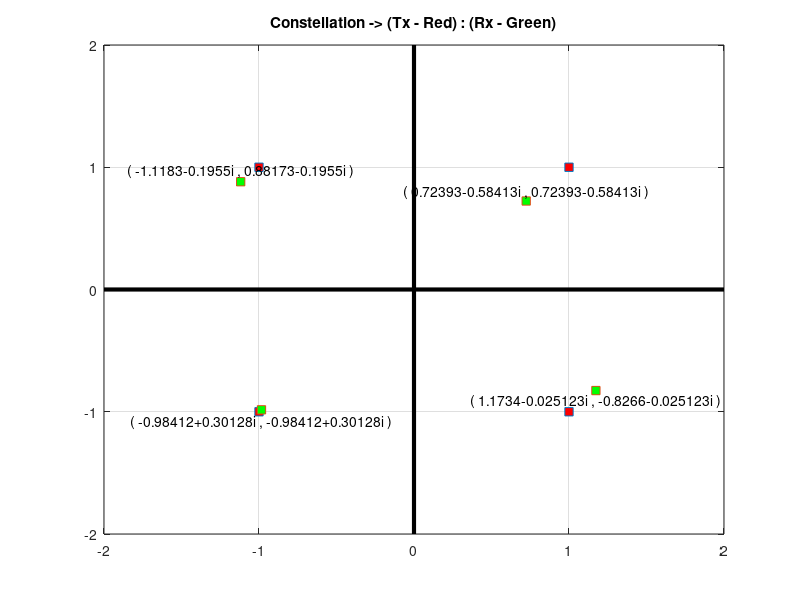
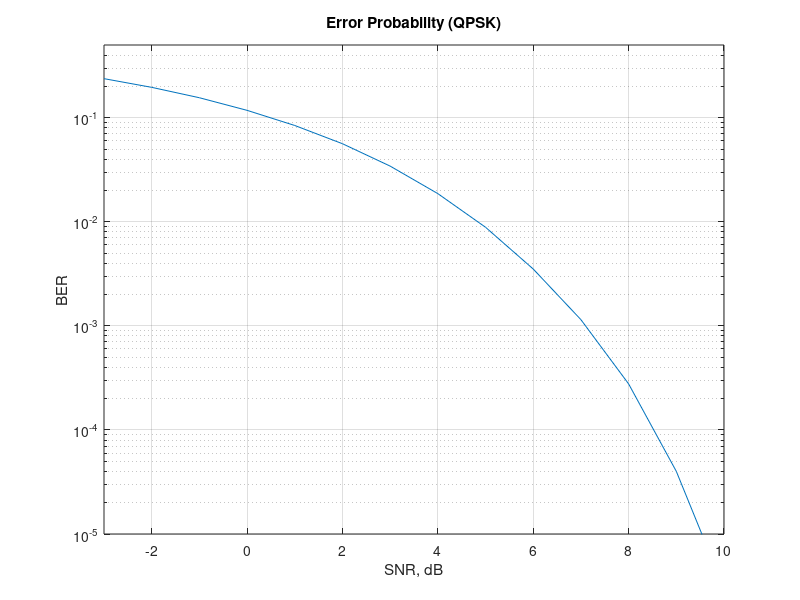

Write the MATLAB code that produced these figures, in order.
clc;
clear;

N = 10^6;              % Number of symbols to transmit.
SNR_dB = -3:10;        % SNR in dB.

%% Generate random symbols and modulate using QPSK.

DataBit1_Tx = rand(1,N) > 0.5;     % Generate N random 0's and 1's.
DataBit2_Tx = rand(1,N) > 0.5;     % Generate N random 0's and 1's.
QPSKSym1_Tx = 2*DataBit1_Tx - 1;   % Modulate using BPSK ( -1 for 0 and 1 for 1 ). 
QPSKSym2_Tx = 2*DataBit2_Tx - 1;   % Modulate using BPSK ( -1 for 0 and 1 for 1 ). 

%% Draw Constellation for Tx.

dataIndicesX = zeros(1,4);
dataIndicesY = zeros(1,4);

n = find(DataBit1_Tx == 0 & DataBit2_Tx == 0);
dataIndicesX(1) = n(1);
dataIndicesY(1) = n(1);

n = find(DataBit1_Tx == 0 & DataBit2_Tx == 1);
dataIndicesX(2) = n(1);
dataIndicesY(2) = n(1);

n = find(DataBit1_Tx == 1 & DataBit2_Tx == 0);
dataIndicesX(3) = n(1);
dataIndicesY(3) = n(1);

n = find(DataBit1_Tx == 1 & DataBit2_Tx == 1);
dataIndicesX(4) = n(1);
dataIndicesY(4) = n(1);

dataValuesX = zeros(1,4);
dataValuesY = zeros(1,4);

for n = 1:4
    dataValuesX(n) = QPSKSym1_Tx(dataIndicesX(n));
    dataValuesY(n) = QPSKSym2_Tx(dataIndicesX(n));
end

h = stem(dataValuesX ,dataValuesY);
title('Constellation -> (Tx - Red) : (Rx - Green)');
set(h,'LineStyle','none');
set(h,'Marker','square');
set(h,'MarkerFaceColor','red');
baseline_handle = get(h,'BaseLine');
set(baseline_handle,'LineWidth',3)

line([0 0], [-2 2], 'LineWidth',3, 'Color' , 'k');

axis([-2 2 -2 2])
grid on;

%% Receive signal, demodulate and find BER.
     
BER_Bit1 = zeros(1,length(SNR_dB));
BER_Bit2 = zeros(1,length(SNR_dB));
BER = zeros(1,length(SNR_dB));

% Gaussian Noise with 0dB variance.
GN = 1/sqrt(2) * (randn(1,N) + 1i*randn(1,N));
 
for n = 1 : length(SNR_dB)
   
    AWGN = 1 / 10^(SNR_dB(n)/20) * GN;
    
    % Received Signal.
    QPSKSym1_Rx = QPSKSym1_Tx + AWGN;
    QPSKSym2_Rx = QPSKSym2_Tx + AWGN;

    % Demodulated signal.
    DataBit1_Rx = real(QPSKSym1_Rx) > 0;
    DataBit1_Rx(DataBit1_Rx <= 0) = 0;
    DataBit1_Rx(DataBit1_Rx > 0) = 1;
  
    DataBit2_Rx = real(QPSKSym2_Rx) > 0;
    DataBit2_Rx(DataBit2_Rx <= 0) = 0;
    DataBit2_Rx(DataBit2_Rx > 0) = 1;
  
    % Count Error Bits.
    Error_Bits = (DataBit1_Tx - DataBit1_Rx) | (DataBit2_Tx - DataBit2_Rx);
   
    BER(n) = length(find(Error_Bits)) / N;
        
end

%% Draw Constellation for Rx.

hold on

for n = 1:4
    dataValuesX(n) = QPSKSym1_Rx(dataIndicesX(n));
    dataValuesY(n) = QPSKSym2_Rx(dataIndicesX(n));
end

h = stem(dataValuesX ,dataValuesY);
set(h,'LineStyle','none');
set(h,'Marker','square');
set(h,'MarkerFaceColor','green');

Xd = get(h, 'XData');
Yd = get(h, 'YData');

for K = 1 : length(Xd)
   text(Xd(K), Yd(K) * 1.1, ['( ' num2str(Xd(K)) ' , ' num2str(Yd(K)) ' )'] , 'HorizontalAlignment', 'center');
end

hold off

%% Draw BER.

figure;
semilogy(SNR_dB,BER);
axis([-3 10 10^-5 0.5])
grid on
xlabel('SNR, dB');
ylabel('BER');
title('Error Probability (QPSK)');
